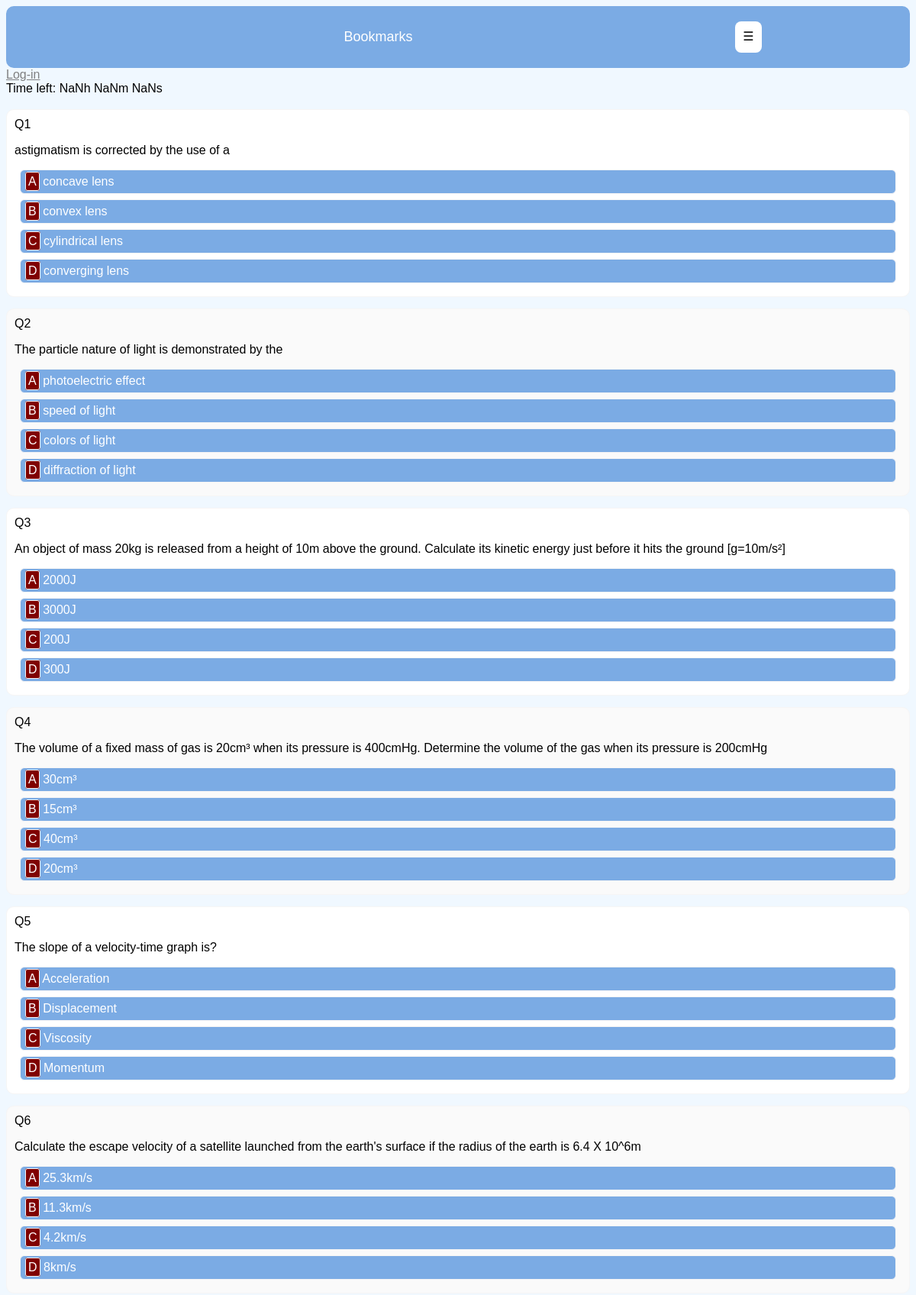
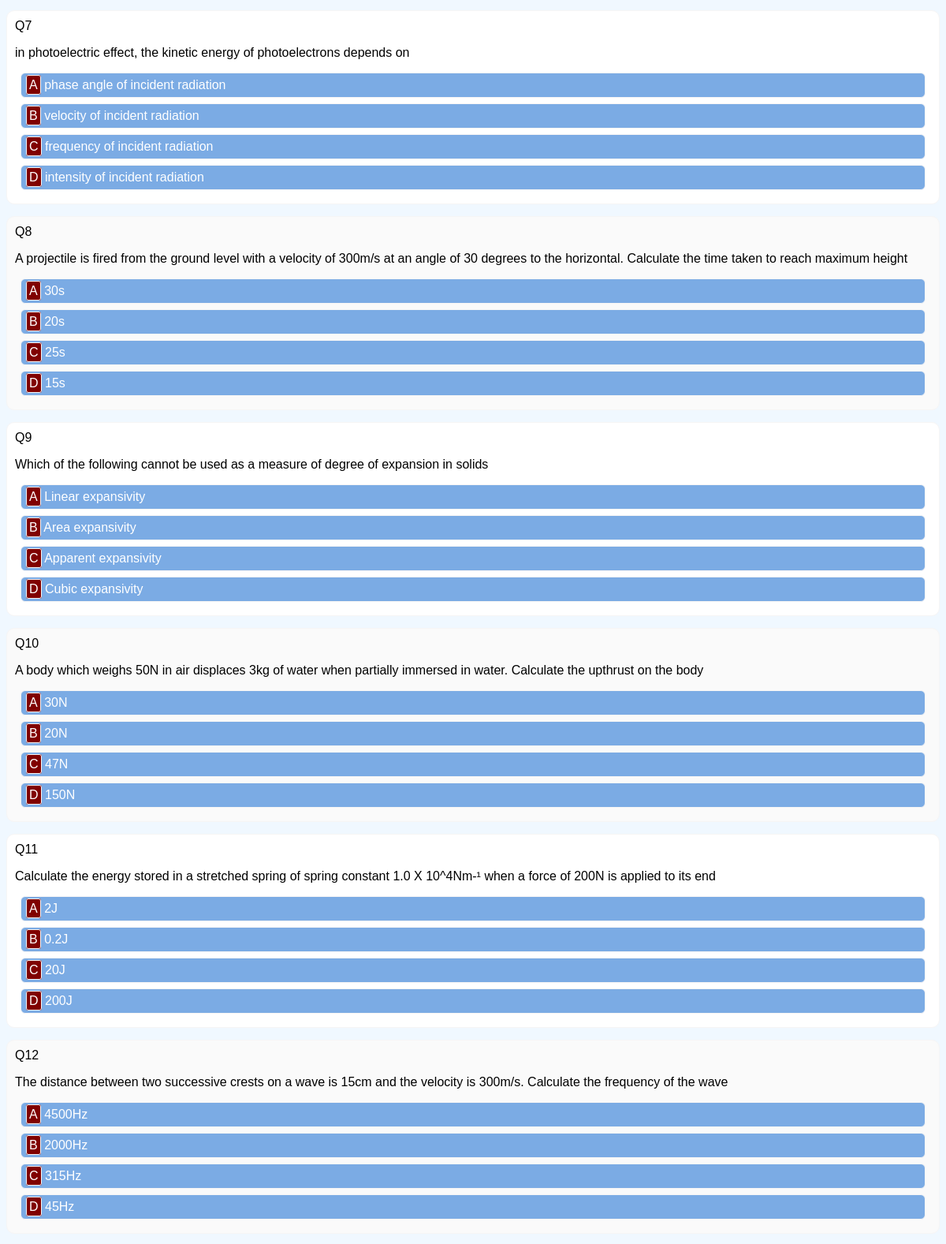
The page /account/quiz/Physics/ (upper part) on the database its author committed (2 pictures, top to bottom).
### account/models.py (models this page shows, shortened)
class Question(models.Model):
	course = models.ForeignKey(Subject, on_delete=models.CASCADE, related_name='questions')
	question = models.CharField(max_length=300)
	optionA = models.CharField(max_length=250)
	optionB = models.CharField(max_length=250)
	optionC = models.CharField(max_length=250)
	optionD = models.CharField(max_length=250)
	options = [('A', 'A'), ('B', 'B'), ('C', 'C'), ('D', 'D')]
	answer = models.CharField(max_length=250, choices=options)

### account/views.py (the view)
# urls.py: path('quiz/<slug:subject>/', views.quiz, name='quiz'),
def quiz(request, subject):
	quiz_questions = Question.objects.filter(course__subject_name=subject).all().order_by('?')[:30]
	total = Question.objects.filter(course__subject_name=subject).all().count()
	subject = subject
	if total <= 30:
		total = total
	else:
		total = 30
	return render(request, 'quiz/quiz.html',{'subject': subject, 'section': 'quiz',
								'total': total, 'quiz_questions': quiz_questions})

### account/templates/quiz/quiz.html (shortened to what this page needs)
{% extends 'account/base.html' %}
{% block content %}
	<div id='time'></div>
	<div id='questiondiv'>
		<br/>
		{% for question in quiz_questions %}
			<div class='questiondata' data-question='{{ forloop.counter }}'
			data-answer='{{ question.answer }}'>
				<span>Q{{ forloop.counter }}</span><br/>
				<p>{{ question.question }}</p>
				<div id='options'>
					<section data-choice='A' data-at='{{ forloop.counter }}' class='answerChoice'>
						<span class='wrapped'>A</span>
						<span>{{ question.optionA }}
					</section>
					<section data-choice='B' data-at='{{ forloop.counter }}' class='answerChoice'>
						<span class='wrapped'>B</span>
						<span>{{ question.optionB }}
					</section>
					<section data-choice='C' data-at='{{ forloop.counter }}' class='answerChoice'>
						<span class='wrapped'>C</span>
						<span>{{ question.optionC }}
					</section>
					<section data-choice='D' data-at='{{ forloop.counter }}' class='answerChoice'>
						<span class='wrapped'>D</span>
						<span>{{ question.optionD }}
					</section>
				</div>
			</div>
		{% endfor %}
	</div>
{% endblock %}

### account/templates/account/base.html (shortened to what this page needs)
{% load static %}
<!DOCTYPE html>
<html>
  <head>
  </head>
  <body>
     <div id="header">
     	<nav>
     		<section class="logo">Bookmarks</section>
     		<span class='burger'>&#x2630;</span>
     	</nav>
     </div>
     <span class="user">
     		{% if request.user.is_authenticated %}
     			 Hello {{ request.user.username }},
     			 <a href="{% url 'logout' %}" style='color: grey;'>
     		 		Logout
     		 	</a>
     		{% else %}
     			<a href="{% url 'login' %}" style='color: grey;'>Log-in</a>
     		{% endif %}
     	</span>
     	{% block content %}
     	{% endblock %}
  </body>
</html>

### account/templates/account/base.html (style rules this page uses)
#header { background-color: rgb(123,171,228); border-radius: 10px; text-align: center; padding: 20px; }
#header .logo { color: white; font-size: large; }
body { font-family: Sans-Serif, Arial; }
nav { display: flex; flex-wrap: wrap; }
.logo { width: 80%; padding: 10px; }
a { color: navy; }
nav .burger { padding: 10px; background-color: white; border-radius: 8px; }

### account/templates/quiz/quiz.html (style rules this page uses)
.questiondata { border-radius: 10px; border: 1px solid #f6f5f5; padding: 10px; background: white; margin-bottom: 15px; }
.wrapped { border: 1px solid #f6f5f5; padding: 3px; border-radius: 3px; background-color: maroon; }
.answerChoice { border: 1px solid #f6f5f5; padding: 6px; border-radius: 6px; margin: 7px; background-color: rgb(123,171,228); color: white; }
.questiondata:nth-child(even) { background: #fafafa; }
body { background: #f0f8ff; }

### rows shown on the page
Question: question "astigmatism is corrected by the use of a", optionA "concave lens", optionB "convex lens", optionC "cylindrical lens", optionD "converging lens"
Question: question "The particle nature of light is demonstrated by the", optionA "photoelectric effect", optionB "speed of light", optionC "colors of light", optionD "diffraction of light"
Question: question "An object of mass 20kg is released from a height of 10m above the ground. Calculate its kinetic energy just before it hits the ground [g=10m/s²]", optionA "2000J", optionB "3000J", optionC "200J", optionD "300J"
Question: question "The volume of a fixed mass of gas is 20cm³ when its pressure is 400cmHg. Determine the volume of the gas when its pressure is 200cmHg", optionA "30cm³", optionB "15cm³", optionC "40cm³", optionD "20cm³"
Question: question "The slope of a velocity-time graph is?", optionA "Acceleration", optionB "Displacement", optionC "Viscosity", optionD "Momentum"
Question: question "Calculate the escape velocity of a satellite launched from the earth's surface if the radius of the earth is 6.4 X 10^6m", optionA "25.3km/s", optionB "11.3km/s", optionC "4.2km/s", optionD "8km/s"
Question: question "in photoelectric effect, the kinetic energy of photoelectrons depends on", optionA "phase angle of incident radiation", optionB "velocity of incident radiation", optionC "frequency of incident radiation", optionD "intensity of incident radiation"
Question: question "A projectile is fired from the ground level with a velocity of 300m/s at an angle of 30 degrees to the horizontal. Calculate the time taken to reach maximum height", optionA "30s", optionB "20s", optionC "25s", optionD "15s"
Question: question "Which of the following cannot be used as a measure of degree of expansion in solids", optionA "Linear expansivity", optionB "Area expansivity", optionC "Apparent expansivity", optionD "Cubic expansivity"
Question: question "A body which weighs 50N in air displaces 3kg of water when partially immersed in water. Calculate the upthrust on the body", optionA "30N", optionB "20N", optionC "47N", optionD "150N"
Question: question "Calculate the energy stored in a stretched spring of spring constant 1.0 X 10^4Nm-¹ when a force of 200N is applied to its end", optionA "2J", optionB "0.2J", optionC "20J", optionD "200J"
Question: question "The distance between two successive crests on a wave is 15cm and the velocity is 300m/s. Calculate the frequency of the wave", optionA "4500Hz", optionB "2000Hz", optionC "315Hz", optionD "45Hz"
